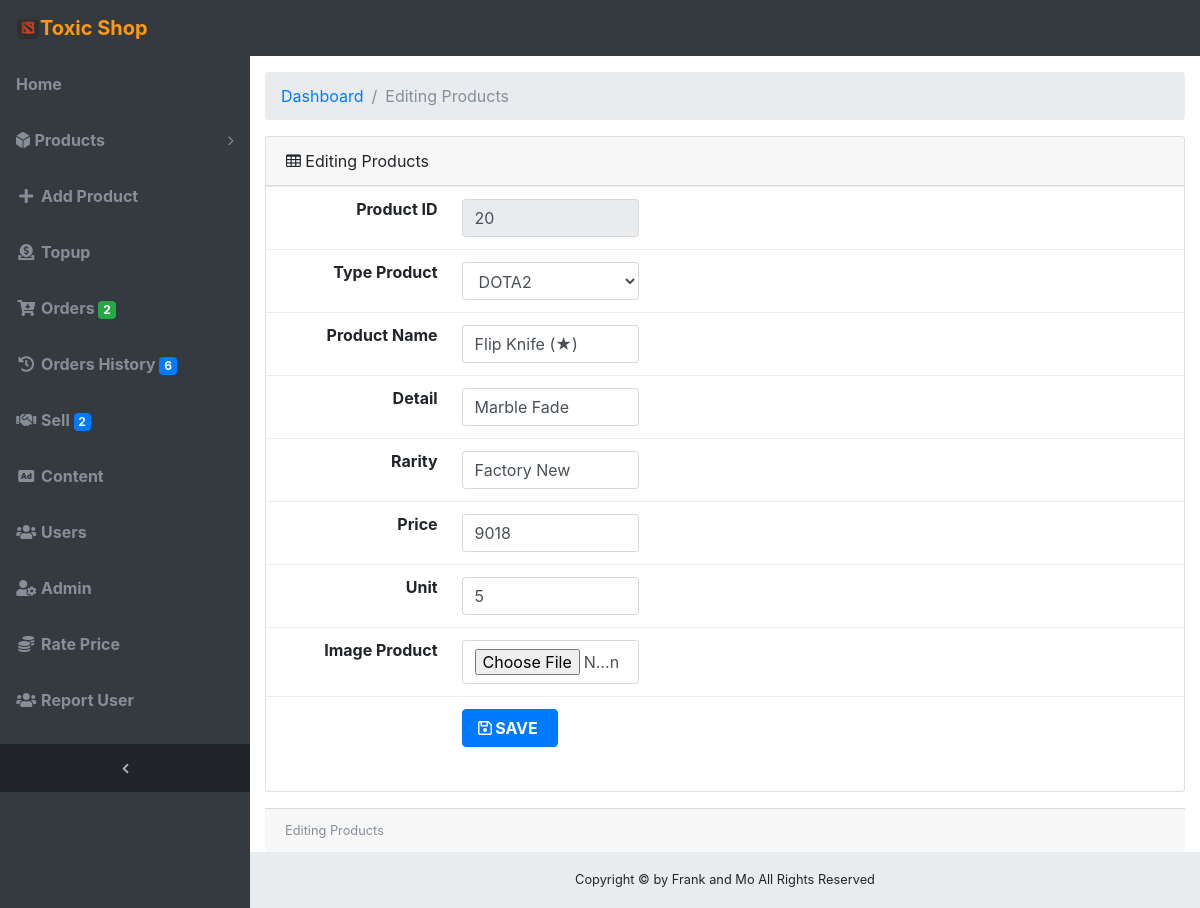
The app's page /dashboard/updatep.php?p_id=20 (signed in) with its own data.
### tables this page shows
CREATE TABLE `product` (
  `p_id` int(11) NOT NULL,
  `p_name` varchar(100) NOT NULL,
  `p_description` varchar(250) NOT NULL,
  `p_image` text NOT NULL,
  `p_price` float NOT NULL,
  `p_type` varchar(3) NOT NULL,
  `p_rarity` varchar(100) NOT NULL,
  `p_amount` varchar(50) NOT NULL
);

### dashboard/updatep.php (the view, shortened to what this page needs)
<?php
  require_once '../config/check.php';
  require_once '../config/connectdb.php';
  $sql2= "SELECT * FROM product Where p_id = '".$_GET['p_id']."'";
	$result2 = mysqli_query($conn, $sql2);
  $data2 = mysqli_fetch_array($result2 );
?>
<!DOCTYPE html>
<html lang="en">
  <head>
    <link href="vendor/bootstrap/css/bootstrap.min.css" rel="stylesheet">
    <link href="vendor/font-awesome/css/font-awesome.min.css" rel="stylesheet" type="text/css">
    <link href="vendor/datatables/dataTables.bootstrap4.css" rel="stylesheet">
    <link href="css/sb-admin.css" rel="stylesheet">
  </head>
  <body class="fixed-nav sticky-footer bg-dark" id="page-top">
    <?php require_once 'navbar.php'; ?>
    <ul class="navbar-nav sidenav-toggler">
          <li class="nav-item">
            <a class="nav-link text-center" id="sidenavToggler">
              <i class="fa fa-fw fa-angle-left"></i>
            </a>
          </li>
        </ul>
      </div>
    </nav>
    <div class="content-wrapper">
      <div class="container-fluid">
        <ol class="breadcrumb">
          <li class="breadcrumb-item">
            <a href="index.php">Dashboard</a>
          </li>
          <li class="breadcrumb-item active">Editing Products</li>
        </ol>
        <div class="card mb-3">
          <div class="card-header">
            <i class="fa fa-table"></i>
            Editing Products
          </div>
            <form method="post" action="" enctype="multipart/form-data">
            <div class="table-responsive">
              <table class="table " width="50%" cellspacing="0">
                <tbody>
                  <tr>
                    <td width="20%" align="right">  <label for="id"><b>Product ID </b></label></td>
                    <td width="80%" ><input class="form-control col-3" id="pid" name="pid" type="text" placeholder="" required value="<?php echo $data2['p_id'];?>" readonly></td>
                  </tr>
                  <tr>
                    <td width="20%" align="right">  <label for="typeproduct"><b>Type Product </b></label></td>
                    <td width="80%" ><select class="form-control col-3" name="typeproduct"  required >
                    <?php
                            $sqltype1 ="SELECT * FROM typeproduct";
                            $rstype1 = mysqli_query($conn,$sqltype1);
                            while($datatype1 = mysqli_fetch_array($rstype1)){
                              ?>
                                <option value="<?php echo $datatype1['type'];?>"><?php echo $datatype1['name_pro'];?></option>>
                                <?php  }  ?>
                  </select>
                    </td>
                  </tr>
                  <tr>
                    <td width="20%" align="right">  <label for="p_name"><b>Product Name</b></label></td>
                    <td width="80%" ><input class="form-control col-3" id="p_name" name="p_name" type="text" placeholder="" required value="<?php echo $data2['p_name'];?>"></td>
                  </tr>
                  <tr>
                    <td width="20%" align="right">  <label for="p_description"><b>Detail</b></label></td>
                    <td width="80%" ><input class="form-control col-3" id="p_description" name="p_description" type="text" placeholder=""  value="<?php echo $data2['p_description'];?>"></td>
                  </tr>
                  <tr>
                    <td width="20%" align="right">  <label for="p_rarity"><b>Rarity</b></label></td>
                    <td width="80%" ><input class="form-control col-3" id="p_rarity" name="p_rarity" type="text" placeholder="ชิ้น" required value="<?php echo $data2['p_rarity'];?>"></td>
                  </tr>
                  <tr>
                    <td width="20%" align="right">   <label for="p_price"><b>Price</b></label></td>
                    <td width="80%" ><input class="form-control col-3" id="p_price" name="p_price" type="text" placeholder="บาท" required value="<?php echo $data2['p_price'];?>"></td>
                  </tr>
                  <tr>
                    <td width="20%" align="right">  <label for="p_amount"><b>Unit</b></label>  </td>
                    <td width="80%" ><input class="form-control col-3" id="p_amount" name="p_amount" type="text" placeholder="ชิ้น" required value="<?php echo $data2['p_amount'];?>"></td>
                  </tr>
                  <tr>
                    <td width="20%" align="right">   <label for="pfile"><b>Image Product</b></label></td>
                    <td width="80%" ><input class="form-control col-3 " id="pfile" name="pfile" class="input-file" type="file"></td>
                  </tr>
                  <tr>
                  <td></td>
                    <td align="left"><button id="Submit" name="Submit" class="btn btn-primary"><i class="fa fa-save fa-fw"></i><b>SAVE &nbsp;</b></button></td>
                  </tr>
                </tbody>
    </table>
    </div>
    </form>
          </div>
          <div class="card-footer small text-muted">
            Editing Products
          </div>
        </div>
      </div>
    <?php require_once 'footer.php'; ?>
  </body>
</html>

### dashboard/css/sb-admin.css (style rules this page uses)
html { position: relative; min-height: 100%; }
body.sticky-footer { margin-bottom: 56px; }
body.sticky-footer .content-wrapper { min-height: calc(100vh - 56px - 56px); }
body.fixed-nav { padding-top: 56px; }
.content-wrapper { min-height: calc(100vh - 56px); padding-top: 1rem; }
#mainNav .navbar-collapse .navbar-nav .nav-item .nav-link { cursor: pointer; }
#mainNav .navbar-collapse .sidenav-toggler { display: none; }
#mainNav.fixed-top .sidenav-toggler { display: none; }
@media (min-width: 992px) { #mainNav.fixed-top .sidenav-toggler { position: absolute; top: 0; left: 0; display: flex; overflow-x: hidden; overflow-y: auto; -webkit-flex-direction: column; -ms-flex-direction: column; flex-direction: column; margin-top: calc(100vh - 56px); } }
@media (min-width: 992px) { #mainNav.fixed-top .sidenav-toggler > .nav-item { width: 250px; padding: 0; } }
@media (min-width: 992px) { #mainNav.fixed-top .sidenav-toggler > .nav-item > .nav-link { padding: 1em; } }
#mainNav.fixed-top.navbar-dark .sidenav-toggler { background-color: #212529; }
#mainNav.fixed-top.navbar-dark .sidenav-toggler a i { color: #adb5bd; }
.content-wrapper { overflow-x: hidden; background: white; }
@media (min-width: 992px) { .content-wrapper { margin-left: 250px; } }
#sidenavToggler i { font-weight: 800; }

### records on screen
product: pid "20", p_name "Flip Knife (★)", p_description "Marble Fade", p_rarity "Factory New", p_price "9018", p_amount "5"

### other values on screen
$datacount['total'] "2"
$datacount1['total1'] "6"
$datacount2['total2'] "2"
form field typeproduct "DOTA2"
